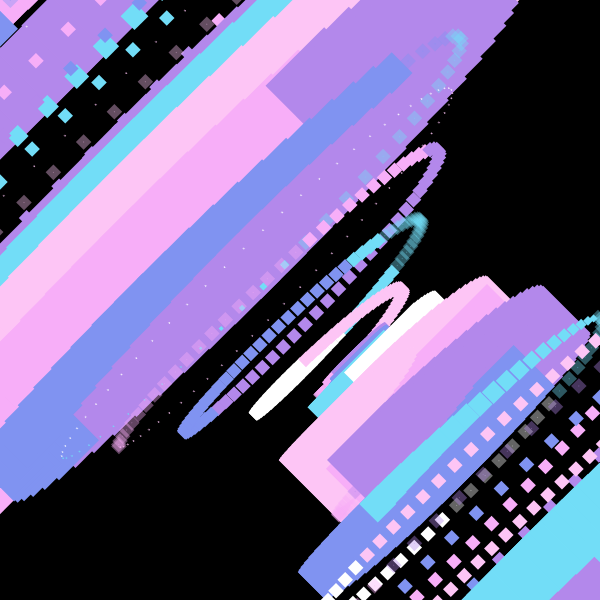
Frame 1 (no input)
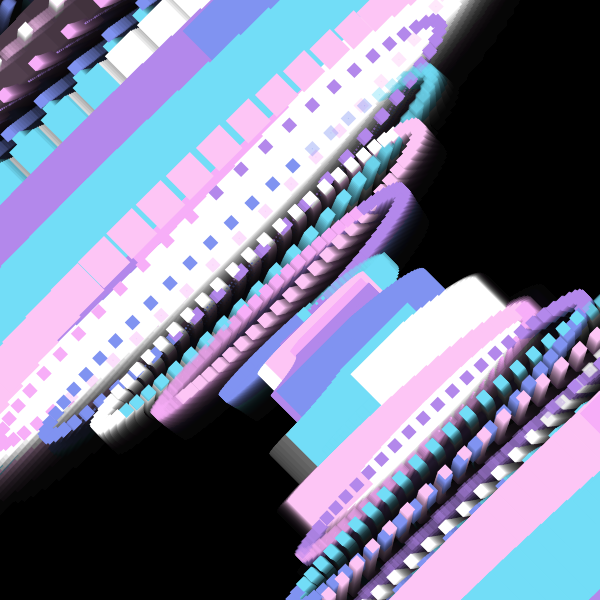
Frame 60 (no input)
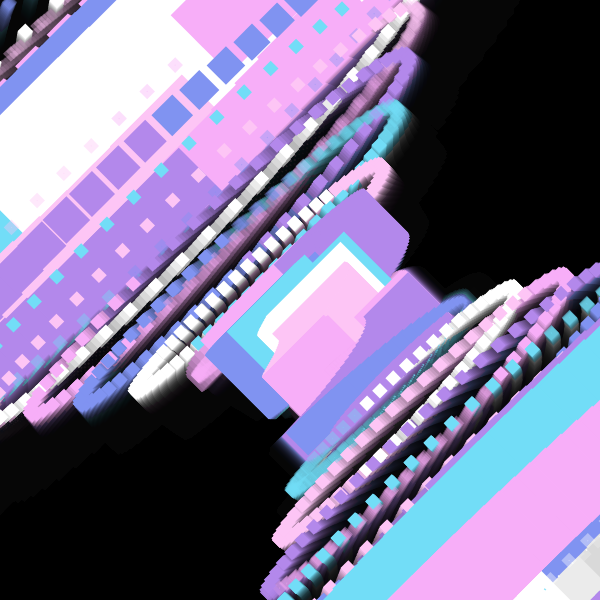
Frame 120 (the mouse pressed at the canvas centre since frame 60)

The p5.js sketch that drew these frames (run headless with seeded random() and noise() and a simulated clock; from frame 60 on, the mouse is pressed at the canvas centre):

// p5.js sketch
// ── sketch.js
//Inspo from
/*
200504 Spiral Storm
by CHE YU WU 
*/
let colors = "fdc5f5-f7aef8-b388eb-8093f1-72ddf7-fff".split("-").map(a=>"#"+a);
let overAllTexture;

function setup() {

  fill('black')
  
  overAllTexture=createGraphics(width,height)
  
  overAllTexture.loadPixels()
  for(var i=0;i<width;i++){
    for(var o=0;o<height;o++){
      overAllTexture.set(i,o,color(100,noise(i/3,o/3,i*o/50)*random([0,50,100])))
    }
  }
  overAllTexture.updatePixels()

  w = 600;
    var canvas;
    if(windowWidth>=600 && windowHeight >=600){
      canvas = createCanvas(600, 600);
    }
    else{
      canvas = createCanvas(windowWidth, windowHeight - 100);
    }

  var x = (windowWidth - width) / 2;
  var y = (windowHeight - height) / 2;

  canvas.position(x, y);
  background(0);
  noStroke();

}


function draw() {
  background(0, 20)
  fill(0,0,20)
  noStroke()
  push()
    rotate(PI/4)
    stroke(255)
    strokeWeight(3)

    for(var i=0;i<1000;i+=0.5){
      strokeWeight(cos(i/(40+300/50)+frameCount/50)*100 +5)
      let clr = color(colors[ int(i/(300/50+10))%colors.length])
      if (i%50<10){
        clr.setAlpha(100)
        strokeWeight(10)
      }
      stroke(clr)
      let freq = 4+sin(frameCount/1000)/10+ 500/10000+0.1 + noise(i/500,frameCount/5000)*2
      let rr =  + sin(300/300+i/250+frameCount/500)*450 


      let sang = i/freq+frameCount/10
      let eang = sang + 1/freq
      let sx = i-1+cos(sang)*rr/10
      let sy = sin(sang)*rr
      let ex = i+cos(eang)*rr/10
      let ey = sin(eang)*rr

     // line(sx,sy,ex,ey)
     fill(clr)
    rect(sx, sy, 1, 1)
    }
  
  pop()

  }
